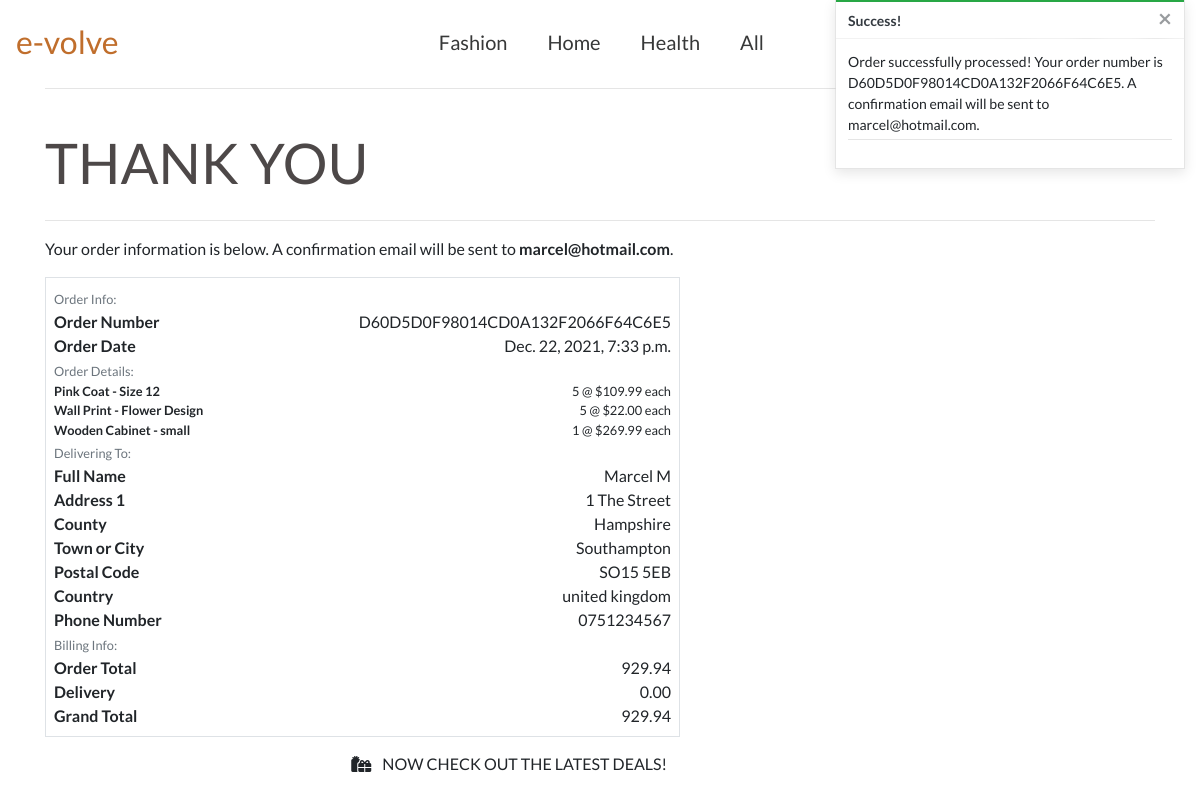
/checkout/checkout_success/D60D5D0F98014CD0A132F2066F64C6E5, run on the app's committed database.
### checkout/models.py (models this page shows, shortened)
class Order(models.Model):
    order_number = models.CharField(max_length=32, null=False, editable=False)
    full_name = models.CharField(max_length=50, null=False, blank=False)
    email = models.EmailField(max_length=254, null=False, blank=False)
    phone_number = models.CharField(max_length=20, null=False, blank=False)
    country = models.CharField(max_length=40, null=False, blank=False)
    postcode = models.CharField(max_length=20, null=True, blank=True)
    town_or_city = models.CharField(max_length=40, null=False, blank=False)
    street_address1 = models.CharField(max_length=80, null=False, blank=False)
    street_address2 = models.CharField(max_length=80, null=True, blank=True)
    county = models.CharField(max_length=80, null=True, blank=True)
    date = models.DateTimeField(auto_now_add=True)
    delivery_cost = models.DecimalField(max_digits=6, decimal_places=2,
                                        null=False, default=0)
    order_total = models.DecimalField(max_digits=10, decimal_places=2,
                                      null=False, default=0)
    grand_total = models.DecimalField(max_digits=10, decimal_places=2,
                                      null=False, default=0)

class OrderLineItem(models.Model):
    SIZE_6 = "6"
    SIZE_8 = "8"
    SIZE_10 = "10"
    SIZE_12 = "12"
    SIZE_14 = "14"
    SIZE_16 = "16"
    SIZE_18 = "18"
    SIZE_20 = "20"
    SIZE_CHOICES = [
        (SIZE_6, 'Size 6'),
        (SIZE_8, 'Size 8'),
        (SIZE_10, 'Size 10'),
        (SIZE_12, 'Size 12'),
        (SIZE_14, 'Size 14'),
        (SIZE_16, 'Size 16'),
        (SIZE_18, 'Size 18'),
        (SIZE_20, 'Size 20'),
    ]
    order = models.ForeignKey(Order, null=False, blank=False,
                              on_delete=models.CASCADE,
                              related_name='lineitems')
    product = models.ForeignKey(Product, null=False, blank=False,
                                on_delete=models.CASCADE)
    product_size = models.CharField(max_length=2,
                                    choices=SIZE_CHOICES, null=True,
                                    blank=True)
    quantity = models.IntegerField(null=False, blank=False, default=0)
    lineitem_total = models.DecimalField(max_digits=6, decimal_places=2,
                                         null=False, blank=False,
                                         editable=False)

### products/models.py (models this page shows, shortened)
class Product(models.Model):
    category = models.ForeignKey('Category', null=True, blank=True,
                                 on_delete=models.SET_NULL)
    sku = models.CharField(max_length=254, null=True, blank=True)
    name = models.CharField(max_length=254)
    description = models.TextField()
    has_sizes = models.BooleanField(default=False, null=True, blank=True)
    price = models.DecimalField(max_digits=6, decimal_places=2)
    image_url = models.URLField(max_length=1024, null=True, blank=True)
    image = models.ImageField(null=True, blank=True)

### checkout/views.py (the view)
# urls.py: path('checkout_success/<order_number>', views.checkout_success, name='checkout_success'),
def checkout_success(request, order_number):
    save_info = request.session.get('save_info')
    order = get_object_or_404(Order, order_number=order_number)
    messages.success(request, f'Order successfully processed! \
        Your order number is {order_number}. A confirmation \
        email will be sent to {order.email}.')
    if 'shopping_bag_session' in request.session:
        del request.session['shopping_bag_session']
    template = 'checkout/checkout_success.html'
    context = {
        'order': order,
    }
    return render(request, template, context)

### checkout/templates/checkout/checkout_success.html (shortened to what this page needs)
{% extends "base.html" %}
{% load static %}
{% block extra_css %}
    <link rel="stylesheet" href="{% static 'checkout/css/checkout.css' %}">
{% endblock %}
{% block content %}
    <div class="overlay"></div>
    <div class="container">
        <div class="row pt-3 mt-5">
            <div class="col">
                <hr class="mt-4 pt-4">
                <h2 class="mb-4 text-uppercase checkout-heading">Thank You</h2>
                <hr>
                <p class="text-black">Your order information is below. A confirmation email will be sent to <strong>{{ order.email }}</strong>.</p>
            </div>
        </div>
       <div class="row">
            <div class="col-12 col-lg-7">
                <div class="order-confirmation-wrapper p-2 border">
                    <div class="row">
                        <div class="col">
                            <small class="text-muted">Order Info:</small>
                        </div>
                    </div>
                    <div class="row">
                        <div class="col-12 col-md-4">
                            <p class="mb-0 text-black font-weight-bold">Order Number</p>
                        </div>
                        <div class="col-12 col-md-8 text-md-right">
                            <p class="mb-0">{{ order.order_number }}</p>
                        </div>
                    </div>
                    <div class="row">
                        <div class="col-12 col-md-4">
                            <p class="mb-0 text-black font-weight-bold">Order Date</p>
                        </div>
                        <div class="col-12 col-md-8 text-md-right">
                            <p class="mb-0">{{ order.date }}</p>
                        </div>
                    </div>
                    <div class="row">
                        <div class="col">
                            <small class="text-muted">Order Details:</small>
                        </div>
                    </div>
                    {% for item in order.lineitems.all %}
                    <div class="row">
                        <div class="col-12 col-md-4">
                            <p class="small mb-0 text-black font-weight-bold">
                                {{ item.product.name }}{% if item.product_size %} - Size {{ item.product_size|upper }}{% endif %}
                            </p>
                        </div>
                        <div class="col-12 col-md-8 text-md-right">
                            <p class="small mb-0">{{ item.quantity }} @ ${{ item.product.price }} each</p>
                        </div>
                    </div>
                    {% endfor %}
                    <div class="row">
                        <div class="col">
                            <small class="text-muted">Delivering To:</small>
                        </div>
                    </div>
                    <div class="row">
                        <div class="col-12 col-md-4">
                            <p class="mb-0 text-black font-weight-bold">Full Name</p>
                        </div>
                        <div class="col-12 col-md-8 text-md-right">
                            <p class="mb-0">{{ order.full_name }}</p>
                        </div>
                    </div>
                    <div class="row">
                        <div class="col-12 col-md-4">
                            <p class="mb-0 text-black font-weight-bold">Address 1</p>
                        </div>
                        <div class="col-12 col-md-8 text-md-right">
                            <p class="mb-0">{{ order.street_address1 }}</p>
                        </div>
                    </div>
                    {% if order.county %}
                    <div class="row">
                        <div class="col-12 col-md-4">
                            <p class="mb-0 text-black font-weight-bold">County</p>
                        </div>
                        <div class="col-12 col-md-8 text-md-right">
                            <p class="mb-0">{{ order.county }}</p>
                        </div>
                    </div>
                    {% endif %}
                    <div class="row">
                        <div class="col-12 col-md-4">
                            <p class="mb-0 text-black font-weight-bold">Town or City</p>
                        </div>
                        <div class="col-12 col-md-8 text-md-right">
                            <p class="mb-0">{{ order.town_or_city }}</p>
                        </div>
                    </div>
                    {% if order.postcode %}
                    <div class="row">
                        <div class="col-12 col-md-4">
                            <p class="mb-0 text-black font-weight-bold">Postal Code</p>
                        </div>
                        <div class="col-12 col-md-8 text-md-right">
                            <p class="mb-0">{{ order.postcode }}</p>
                        </div>
                    </div>
                    {% endif %}
                    <div class="row">
                        <div class="col-12 col-md-4">
                            <p class="mb-0 text-black font-weight-bold">Country</p>
                        </div>
                        <div class="col-12 col-md-8 text-md-right">
                            <p class="mb-0">{{ order.country }}</p>
                        </div>
                    </div>
                    <div class="row">
                        <div class="col-12 col-md-4">
                            <p class="mb-0 text-black font-weight-bold">Phone Number</p>
                        </div>
                        <div class="col-12 col-md-8 text-md-right">
                            <p class="mb-0">{{ order.phone_number }}</p>
                        </div>
                    </div>
                    <div class="row">
                        <div class="col">
                            <small class="text-muted">Billing Info:</small>
                        </div>
                    </div>
                    <div class="row">
                        <div class="col-12 col-md-4">
                            <p class="mb-0 text-black font-weight-bold">Order Total</p>
                        </div>
                        <div class="col-12 col-md-8 text-md-right">
                            <p class="mb-0">{{ order.order_total }}</p>
                        </div>
                    </div>
                    <div class="row">
                        <div class="col-12 col-md-4">
                            <p class="mb-0 text-black font-weight-bold">Delivery</p>
                        </div>
                        <div class="col-12 col-md-8 text-md-right">
                            <p class="mb-0">{{ order.delivery_cost }}</p>
                        </div>
                    </div>
                    <div class="row">
                        <div class="col-12 col-md-4">
                            <p class="mb-0 text-black font-weight-bold">Grand Total</p>
                        </div>
                        <div class="col-12 col-md-8 text-md-right">
                            <p class="mb-0">{{ order.grand_total }}</p>
                        </div>
                    </div>
                </div>
            </div>
        </div>
        <div class="row">
			<div class="col-12 col-lg-7 text-right">
				<a href="{% url 'products' %}" class="btn btn-black rounded-0 my-2">
					<span class="icon mr-2">
						<i class="fas fa-gifts"></i>
					</span>
					<span class="text-uppercase">Now check out the latest deals!</span>
				</a>
			</div>
		</div>
    </div>
{% endblock %}

### static/css/base.css (style rules this page uses)
* { padding: 0; border: 0; margin: 0; border-color: #33373a; }
html { height: 100%; }
body, html { height: 100%; }
body { font-family: Lato; }
.overlay { height: 100%; width: 100%; top: 60px; left: 0; position: fixed; background: white; z-index: -1; }
@media screen and (min-device-width : 700px) { .carousel-caption h1, h2, h3 { font-size: 56px; } }

### checkout/static/checkout/css/checkout.css (style rules this page uses)
.checkout-heading { color: rgb(77, 72, 72); }

### data on the page
Order: email "marcel@hotmail.com", order_number "D60D5D0F98014CD0A132F2066F64C6E5", date "Dec. 22, 2021, 7:33 p.m.", full_name "Marcel M", street_address1 "1 The Street", county "Hampshire", town_or_city "Southampton", postcode "SO15 5EB", country "united kingdom", phone_number "0751234567", order_total "929.94", delivery_cost "0.00", grand_total "929.94"
OrderLineItem: product.name "Pink Coat", product_size "12", quantity "5", product.price "109.99"
OrderLineItem: product.name "Wall Print - Flower Design", quantity "5", product.price "22.00"
OrderLineItem: product.name "Wooden Cabinet - small", quantity "1", product.price "269.99"

### other printed values
{{ message }} "Order successfully processed! Your order number is D60D5D0F98014CD0A132F2066F64C6E5. A confirmation email will be sent to marcel@hotmail.com."
